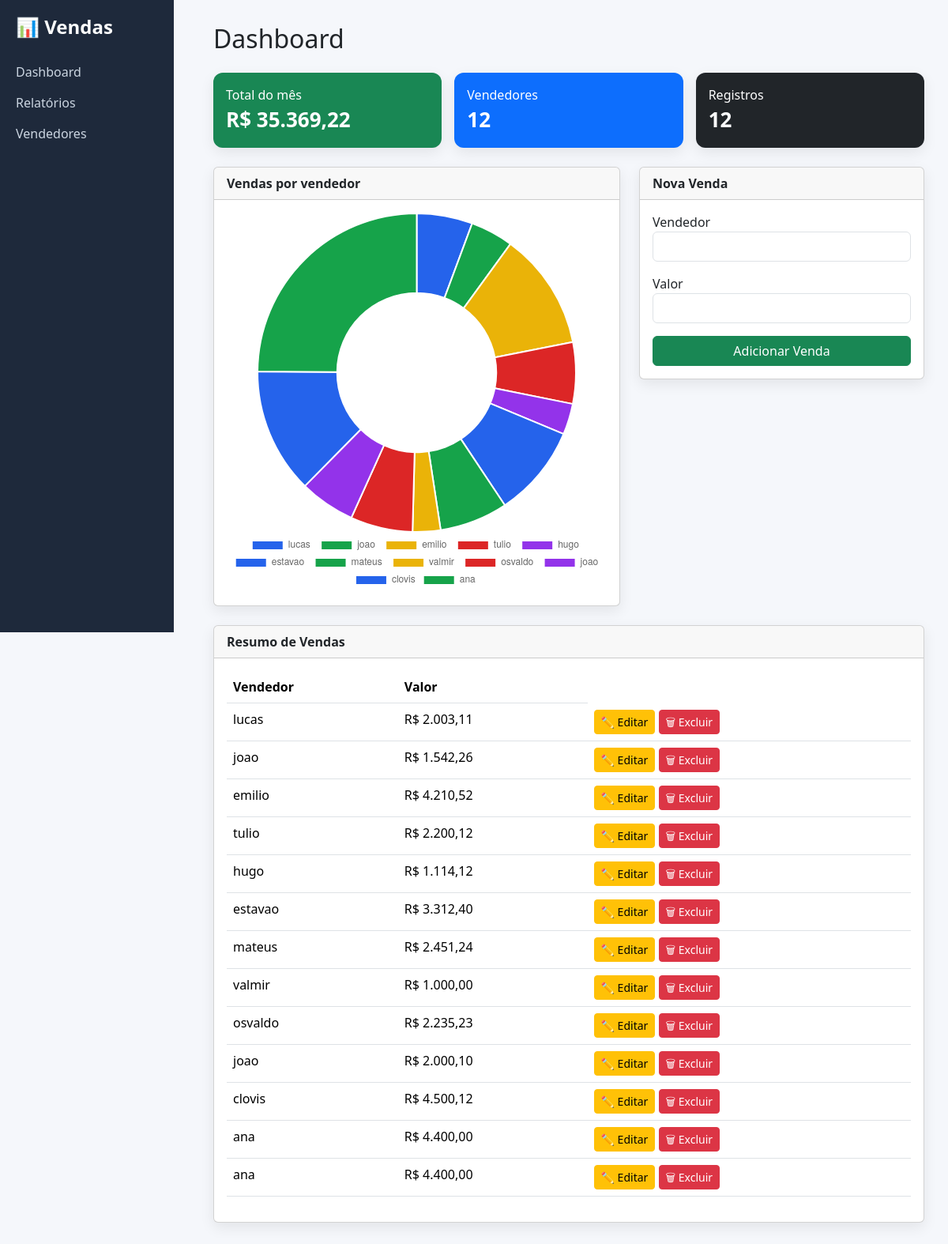
The page / on the database its author committed.
### vendas/models.py (models this page shows, shortened)
class Venda(models.Model):
    vendedor = models.CharField(max_length=100)
    valor = models.DecimalField(max_digits=10, decimal_places=2)
    data = models.DateField(auto_now_add=True)

### vendas/views.py (the view)
# urls.py: path('', views.dashboard, name='dashboard'),
def dashboard(request):
    if request.method == "POST":
        vendedor = request.POST.get("vendedor")
        valor_str = request.POST.get("valor")
        valor = converter_valor(valor_str)
        Venda.objects.create(vendedor=vendedor, valor=valor)
        return redirect("dashboard")
    vendas = Venda.objects.all()
    total = vendas.aggregate(Sum("valor"))["valor__sum"] or 0
    vendedores = {}
    for venda in vendas:
        vendedores[venda.vendedor] = vendedores.get(venda.vendedor, 0) + venda.valor
    labels = list(vendedores.keys())
    valores_brutos = [float(v) for v in vendedores.values()]
    soma_total = sum(valores_brutos)
    if soma_total > 0:
        valores = [(v / soma_total) * 100 for v in valores_brutos]
    else:
        valores = [0 for v in valores_brutos]
    context = {
        "labels": labels,
        "valores": valores,
        "total": total,
        "vendas": vendas
    }
    return render(request, "dashboard.html", context)

### vendas/templates/dashboard.html (shortened to what this page needs)
{% load l10n %}
<!DOCTYPE html>
<html lang="pt">
<head>
<link href="https://cdn.jsdelivr.net/npm/bootstrap@5.3.2/dist/css/bootstrap.min.css" rel="stylesheet">
</head>
<body>
<div class="sidebar">
<h4>📊 Vendas</h4>
<a href="#">Dashboard</a>
<a href="#">Relatórios</a>
<a href="#">Vendedores</a>
</div>
<div class="content">
<h2 class="mb-4">Dashboard</h2>
<div class="row g-3 mb-4">
<div class="col-md-4">
<div class="card metric-card bg-success shadow-soft">
<div class="card-body">
<div>Total do mês</div>
<div class="metric-number">R$ {{ total|floatformat:2|localize }}</div>
</div>
</div>
</div>
<div class="col-md-4">
<div class="card metric-card bg-primary shadow-soft">
<div class="card-body">
<div>Vendedores</div>
<div class="metric-number">{{ labels|length }}</div>
</div>
</div>
</div>
<div class="col-md-4">
<div class="card metric-card bg-dark shadow-soft">
<div class="card-body">
<div>Registros</div>
<div class="metric-number">{{ valores|length }}</div>
</div>
</div>
</div>
</div>
<div class="row g-4">
<div class="col-lg-7">
<div class="card shadow-soft">
<div class="card-header">
<strong>Vendas por vendedor</strong>
</div>
<div class="card-body">
<canvas id="grafico"></canvas>
</div>
</div>
</div>
<div class="col-lg-5">
<div class="card shadow-soft">
<div class="card-header">
<strong>Nova Venda</strong>
</div>
<div class="card-body">
<form method="post">
<div class="mb-3">
<label>Vendedor</label>
<input type="text" name="vendedor" class="form-control">
</div>
<div class="mb-3">
<label>Valor</label>
<input type="text" name="valor" class="form-control" inputmode="decimal">
</div>
<button class="btn btn-success w-100">
Adicionar Venda
</button>
</form>
</div>
</div>
</div>
</div>
<div class="card shadow-soft mt-4">
<div class="card-header">
<strong>Resumo de Vendas</strong>
</div>
<div class="card-body">
<table class="table">
<thead>
<tr>
<th>Vendedor</th>
<th>Valor</th>
</tr>
</thead>
<tbody>
{% for venda in vendas %}
<tr>
<td>{{ venda.vendedor }}</td>
<td>R$ {{ venda.valor|floatformat:2|localize }}</td>
<td>
<a href="{% url 'edit' venda.id %}" class="btn btn-warning btn-sm">✏️ Editar</a>
<a href="{% url 'delete' venda.id %}" class="btn btn-danger btn-sm">🗑 Excluir</a>
</td>
</tr>
{% endfor %}
</tbody>
</table>
</div>
</div>
</div>
<script>
const data = {
labels: {{ labels|safe }},
datasets:[{
label:'% de vendas',
data: {{ valores|safe }},
backgroundColor:[
'#2563eb',
'#16a34a',
'#eab308',
'#dc2626',
'#9333ea'
]
}]
};
new Chart(document.getElementById('grafico'), {
type:'doughnut',
data:data,
options:{
plugins:{
legend:{
position:'bottom'
},
tooltip:{
callbacks:{
label: function(context){
return context.label + ': ' + context.parsed.toFixed(2) + '%';
}
}
}
}
}
});
</script>
</body>
</html>

### vendas/templates/dashboard.html (style rules this page uses)
body { background:#f5f7fb; font-family:system-ui; }
.sidebar { height:100vh; background:#1e293b; color:white; padding:20px; position:fixed; width:220px; }
.sidebar h4 { font-weight:600; margin-bottom:30px; }
.sidebar a { display:block; color:#cbd5e1; text-decoration:none; margin-bottom:15px; }
.content { margin-left:240px; padding:30px; }
.metric-card { border:none; border-radius:12px; color:white; }
.metric-number { font-size:26px; font-weight:600; }
.shadow-soft { box-shadow:0 6px 18px rgba(0,0,0,0.08); }

### rows shown on the page
Venda: vendedor "lucas", valor "2.003,11"
Venda: vendedor "joao", valor "1.542,26"
Venda: vendedor "emilio", valor "4.210,52"
Venda: vendedor "tulio", valor "2.200,12"
Venda: vendedor "hugo", valor "1.114,12"
Venda: vendedor "estavao", valor "3.312,40"
Venda: vendedor "mateus", valor "2.451,24"
Venda: vendedor "valmir", valor "1.000,00"
Venda: vendedor "osvaldo", valor "2.235,23"
Venda: vendedor "joao", valor "2.000,10"
Venda: vendedor "clovis", valor "4.500,12"
Venda: vendedor "ana", valor "4.400,00"
Venda: vendedor "ana", valor "4.400,00"

### other values the page prints
{{ total|floatformat:2|localize }} "35.369,22"
{{ labels|length }} "12"
{{ valores|length }} "12"
chart data {{ valores|safe }} [5.663427126750321, 4.360458047986357, 11.904475134028967, 6.220436865726753, 3.1499705110827994, 9.365205113372587, 6.930432732189173, 2.827317085307507, 6.3197039685919, 5.654916902323545, 12.723266161934019, 24.880390350706065]
